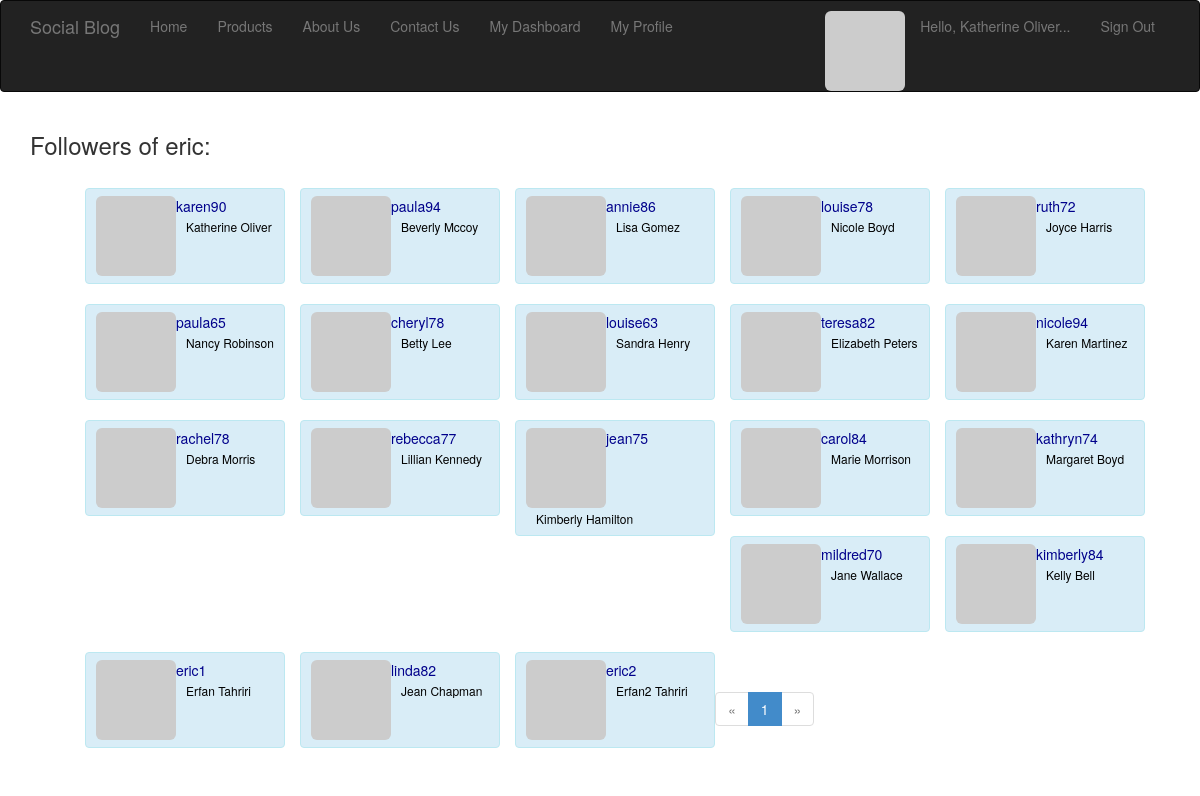
/followers/eric (signed in), run on the app's committed database.
### project/apps/auth/models.py (models this page shows, shortened)
class User_auth(UserMixin, db.Model):
    id = db.Column(db.Integer, primary_key=True)
    username = db.Column(db.String(64), unique=True, index=True)
    name = db.Column(db.String(64))
    family = db.Column(db.String(64))
    email = db.Column(db.String(64), unique=True, index=True)
    location = db.Column(db.String(64))
    about_me = db.Column(db.Text())
    last_seen = db.Column(db.DateTime(), default=datetime.utcnow)
    password_hash = db.Column(db.String(128))
    role_id = db.Column(db.Integer, db.ForeignKey('role_auth.id'))
    registered_at = db.Column(db.DateTime(), default=datetime.utcnow)
    confirmed = db.Column(db.Boolean, default=False)
    role = db.relationship('Role_auth', foreign_keys='User_auth.role_id')
    avatar_hash = db.Column(db.String(32))
    posts = db.relationship('Post', backref='author', lazy='dynamic')
    followed = db.relationship('Follow',
                               foreign_keys=[Follow.follower_id],
                               backref=db.backref('follower', lazy='joined'),
                               lazy='dynamic',
                               cascade='all, delete-orphan')
    followers = db.relationship('Follow',
                                foreign_keys=[Follow.followed_id],
                                backref=db.backref('followed', lazy='joined'),
                                lazy='dynamic',
                                cascade='all, delete-orphan')
    comments = db.relationship('Comment', backref='author', lazy='dynamic')
    def gravatar(self, size=100, default='identicon', rating='g'):
        if request.is_secure:
            url = 'https://secure.gravatar.com/avatar'
        else:
            url = 'http://www.gravatar.com/avatar'
        hash = self.avatar_hash or hashlib.md5(self.email.encode('utf-8')).hexdigest()
        return '{url}/{hash}?s={size}&d={default}&r={rating}'.format(url=url, hash=hash, size=size, default=default, rating=rating)
    def ping(self):
        self.last_seen = datetime.utcnow()
        db.session.add(self)
    def can(self, permissions):
        return self.role is not None and (self.role.permissions & permissions) == permissions
    @login_manager.user_loader
    def load_user(user_id):
        return User_auth.query.get(int(user_id))
    @property
    def password(self):
        raise AttributeError('password is not a readable attribute')

### project/apps/site/views.py (the view)
@mod.route('followers/<username>')
@login_required
def followers(username):
    user = User.query.filter_by(username=username).first()
    if user is None:
        flash('Invalid user.')
        return redirect(url_for('site.index'))
    page = request.args.get('page', 1, type=int)
    pagination = user.followers.paginate(
                 page, per_page=current_app.config['FLASKY_FOLLOWERS_PER_PAGE'],
                 error_out=False)
    follows = [{'user': item.follower, 'timestamp': item.timestamp} for item in pagination.items]
    return render_template('profile/followers.html', user=user, title="Followers of",
                           endpoint='.followers', pagination=pagination,
                           follows=follows, permission=Permission)

### project/apps/auth/views.py (called while the page is built)
@mod.before_app_request
def before_request():
    if current_user.is_authenticated():
        current_user.ping()
        if not current_user.confirmed and request.endpoint[:5] != 'auth.':
            return redirect(url_for('auth.unconfirmed'))

### project/apps/site/views.py (called while the page is built)
@mod.after_app_request
def after_request(response):
    for query in get_debug_queries():
        if query.duration >= current_app.config['FLASKY_SLOW_DB_QUERY_TIME']:
            current_app.logger.warning('Slow query: %s\nParameters: %s\nDuration: %fs\nContext: %s\n' % (query.statement, query.parameters, query.duration, query.context))
    return response

### project/utils/template_tag.py (called while the page is built)
def teaser(text, length=35):
    if len(text) <= length:
        return text
    parts = text.split(' ')
    while len(' '.join(parts)) > length:
        parts.pop()
    return ' '.join(parts) + '...'

### project/media/templates/profile/followers.html (shortened to what this page needs)
{% extends "base/_base.html" %}
{% from '_macros.html' import render_field %}
{% from '_macros.html' import pagination_widget %}
{% block body %}
<div>
    <h3>{{ title }} {{ user.username }}:</h3>
    <br/>
    <ul class="follows">
        {% for u in follows %}
        <li class="alert alert-info" style="min-width: 200px; width: 200px; overflow: auto; float: left; margin-left: 15px;">
            <div class="profile-thumbnail" style="float: left">
                <a href="{{ url_for('profile.view_profile', username=u.user.username) }}">
                    <img class="img-rounded profile-thumbnail" src="{{ u.user.gravatar(size=40) }}">
                </a>
            </div>
            <div class="" style="margin-left: 50px">
                <a href="{{ url_for('profile.view_profile', username=u.user.username) }}" style="; color: darkblue">
                    {{ u.user.username }}
                </a>
            </div>
            <div class="" style="float: left; font-size: 12px; margin-left: 10px; margin-top: 2px; color: #000000">
               {{ teaser(u.user.name|capitalize,10) }}&nbsp{{ u.user.family|capitalize }}
            </div>
        </li>
        {% endfor %}
    </ul>
    <div class="pagination">
        {{ pagination_widget(pagination, 'site.followers', username=user.username) }}
    </div>
</div>
{% endblock %}

### project/media/templates/base/_base.html (shortened to what this page needs)
<html>
<head>
	<link rel="stylesheet" href="{{ url_for('static', filename='css/bootstrap.css')}}" type="text/css" media="screen" />
	<link rel="stylesheet" href="{{ url_for('static', filename='css/style.css')}}" />
</head>
<body style="min-width: 250px">
	{% block navbar %}
        <div class="navbar navbar-inverse" role="navigation">
            <div class="container">
                <div class="navbar-header">
                    <a class="navbar-brand" href="/">Social Blog</a>
                </div>
                <div class="navbar-collapse collapse">
                    <ul class="nav navbar-nav">
                        <li><a href="/">Home</a></li>
                        <li><a href="/">Products</a></li>
                        <li><a href="/">About Us</a></li>
                        <li><a href="/">Contact Us</a></li>
                        {% if current_user.is_authenticated() %}
                            <li><a href="{{ url_for('dashboard.dashboard') }}">My Dashboard</a></li>
                        {% endif %}
                        {% if current_user.is_authenticated() %}
                            <li>
                                <a href="{{ url_for('profile.view_profile', username=current_user.username) }}">
                                My Profile
                                </a>
                            </li>
                            {% endif %}
                    </ul>
                    <ul class="nav navbar-nav navbar-right">
                        {% if current_user.is_authenticated() %}
                            <li><img class="img-rounded profile-thumbnail" src="{{ current_user.gravatar(size=30) }}" style="margin-top: 10px"></li>
                            <li><a href="#">Hello, {{ current_user.name|capitalize }} {{ current_user.family|capitalize }}...</a></li>
                            <li><a href="{{ url_for('auth.logout') }}">Sign Out</a></li>
                        {% else %}
                            <li><a href="#">Hello, Quest...</a></li>
                            <li><a href="{{ url_for('auth.login') }}">Sign In </a></li>
                            <li><a href="{{ url_for('auth.add_user') }}"> Sign Up</a></li>
                        {% endif %}
                    </ul>
                </div>
            </div>
        </div>
    {% endblock %}
<div class="container">
	{% block body %}
	{% endblock %}
</div>
</body>
</html>

### project/media/statics/css/style.css (style rules this page uses)
ul { list-style:none; margin-bottom: 0; }
.follows li { padding: 7px 10px; }
a { text-decoration: none !important; }

### data on the page
User_auth: name "Katherine", family "Oliver", user.username "karen90", name "Katherine", user.family "Oliver"
User_auth: username "eric"
User_auth: user.username "paula94", name "Beverly", user.family "Mccoy"
User_auth: user.username "annie86", name "Lisa", user.family "Gomez"
User_auth: user.username "louise78", name "Nicole", user.family "Boyd"
User_auth: user.username "ruth72", name "Joyce", user.family "Harris"
User_auth: user.username "paula65", name "Nancy", user.family "Robinson"
User_auth: user.username "cheryl78", name "Betty", user.family "Lee"
User_auth: user.username "louise63", name "Sandra", user.family "Henry"
User_auth: user.username "teresa82", name "Elizabeth", user.family "Peters"
User_auth: user.username "nicole94", name "Karen", user.family "Martinez"
User_auth: user.username "rachel78", name "Debra", user.family "Morris"
User_auth: user.username "rebecca77", name "Lillian", user.family "Kennedy"
User_auth: user.username "jean75", name "Kimberly", user.family "Hamilton"
User_auth: user.username "carol84", name "Marie", user.family "Morrison"
User_auth: user.username "kathryn74", name "Margaret", user.family "Boyd"
User_auth: user.username "mildred70", name "Jane", user.family "Wallace"
User_auth: user.username "kimberly84", name "Kelly", user.family "Bell"
User_auth: user.username "eric1", name "Erfan", user.family "Tahriri"
User_auth: user.username "linda82", name "Jean", user.family "Chapman"
User_auth: user.username "eric2", name "Erfan2", user.family "Tahriri"

### other printed values
{{ title }} "Followers of"
{{ p }} "1"
